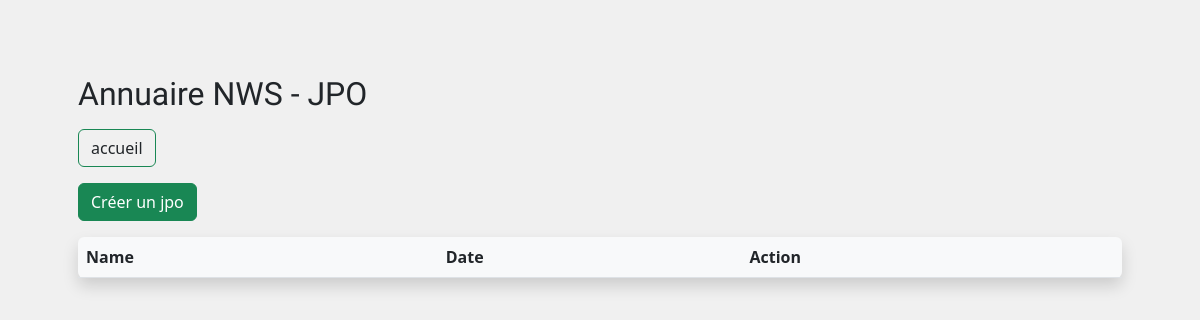
Page /jpo.php on the earlier database version.
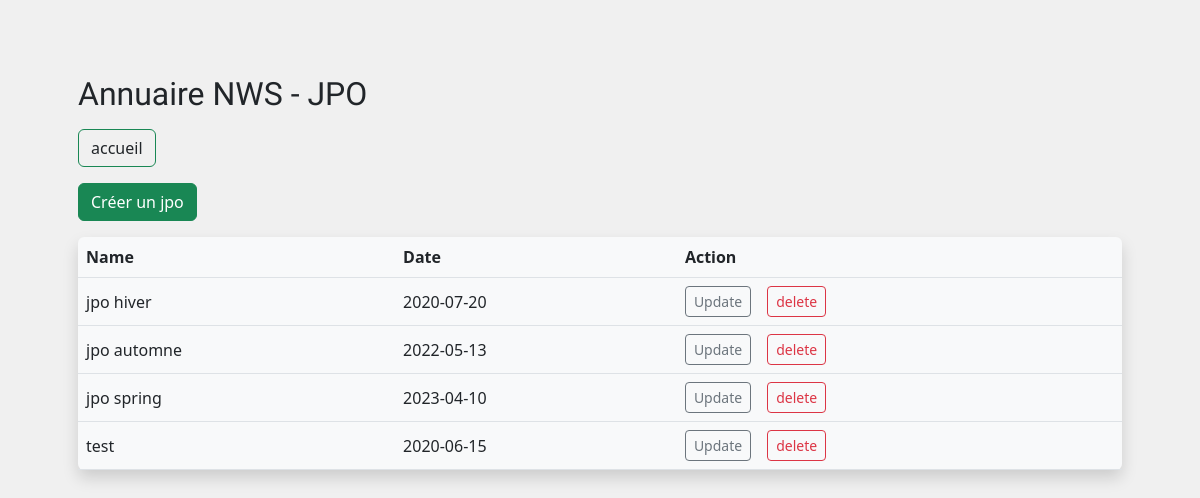
Same page on the later database version.
### tables this page shows
CREATE TABLE `jpo` (
  `id` int(11) NOT NULL,
  `name` varchar(250) NOT NULL,
  `date` date NOT NULL
);

### controller/JpoReadcontroller.php (called while the page is built, shortened)
<?php
require_once('./services/connectDB.php');
require_once('./manager/JpoManager.php');
$readcontroller = new StudentReadController();
$jpo = $readcontroller->readJpo();
require_once('./view/jpo.php');
class StudentReadController {
    public function readJpo() {
        $jpo = new JpoManager();
        return $jpo->getAll();
    }
}

### jpo.php (called while the page is built)
<?php
require_once "controller\JpoReadcontroller.php";

### services/connectDb.php (called while the page is built, shortened)
<?php
class Database
{
    private  $host;
    private  $dbname;
    private  $login;
    private  $pwd;
    public function __construct()
    {
        $this->host = json_decode(file_get_contents('services\connect.json'), true)["HOST"];
        $this->dbname = json_decode(file_get_contents('services\connect.json'), true)["DBNAME"];
        $this->login = json_decode(file_get_contents('services\connect.json'), true)["LOGIN"];
        $this->pwd = json_decode(file_get_contents('services\connect.json'), true)["PWD"];
    }
    public function DB()
    {
        try{
            $this->connection = new PDO('mysql:host=' . $this->host . ';dbname=' .$this->dbname, $this->login , $this->pwd );
            return $this->connection;
        } catch (Exeption $e) {
            die('Erreur :' .$e->getMessage());
        }
    }
}

### manager/JpoManager.php (called while the page is built, shortened)
<?php
require_once('./services/connectDb.php');
require_once('./model/Jpo.php');
class JpoManager {
    public function getAll() {
        $jpo = [];
        $connectDb = new Database();
        $sql = "SELECT * FROM jpo";
        $req = $connectDb->connection->prepare($sql);
        $req->execute();
        $resultat = $req->fetchAll(PDO::FETCH_ASSOC);
            foreach($resultat as $row) {
                $jpo[] = new Jpo($row);
            }
        return $jpo;
    }
}

### model/Jpo.php (called while the page is built, shortened)
<?php
class Jpo {
    public $date;
    public $name;
    public function __construct($row) {
        $this->date = $row["date"];
        $this->name = $row["name"];
    }
    public function get_date() {
        return $this->date;
    }
    public function get_name() {
        return $this->name;
    }
}

### view/tableJpo.php (the view, shortened to what this page needs)
<div class="mt-3 mb-3">
<table class="table align-middle shadow rounded bg-light">
	<thead class="">
		<tr>
            <th>Name</th>
            <th>Date</th>
            <th>Action</th>
		</tr>
	</thead>
	<tbody class="">
            <?php
        if(!empty($jpo)) {
		foreach($jpo as $row ) {
            ?>
            <tr>
                <td><?php echo $row->get_name(); ?></td>
                <td><?php echo $row->get_date(); ?></td>
                <td>
                <div class="d-flex justify-content-start align-items-center gap-3">
                    <form class="mb-0" action="controller\JpoUpdateRedirectController.php" method="POST">
                        <input type="submit" class="btn btn-outline-secondary btn-sm" name="update" value="Update">
                    </form>
                    <form class="mb-0" action="controller\jpoDeleteController.php" method="POST">
                        <input type="submit" class="btn btn-outline-danger btn-sm" name="delete" value="delete">
                    </form>
                </div>
                </td>
            </tr>
            <?php
            }
        }
            ?>
  </tbody>
</table>
</div>

### view/jpo.php (shortened to what this page needs)
<!DOCTYPE html>
<html lang="en">
<head>
    <link rel="stylesheet" href="view\css\style.css">
    <link href="https://cdn.jsdelivr.net/npm/bootstrap@5.2.2/dist/css/bootstrap.min.css" rel="stylesheet">
</head>
<body style="background-color: hsl(0, 0%, 94%);">
    <main>
    <div class="section">
        <div class="wrapper">
            <h2>Annuaire NWS - JPO</h2>
            <div class="mt-3 mb-3">
                <a class="btn btn-outline-success" href="http://localhost/annuaire/">accueil</a>
            </div>
            <?php require_once( __DIR__ . './formCreatJpo.php') ?>
            <?php require_once( __DIR__ . './tableJpo.php') ?>
        </div>
    </div>
    </main>
</body>
</html>

### view/formCreatJpo.php (shortened to what this page needs)
<button type="button" class="btn btn-success" data-bs-toggle="modal" data-bs-target="#Modal">
Créer un jpo
</button>

### view/css/style.css (style rules this page uses)
:root { --gray: #746d6d; }
h1,h2 { color: var(--grey); font-family: 'Fugaz One', cursive; font-size: 2em; line-height: 1.5em; font-weight: 500; }
.section { padding: 75px 0 75px 0; width: 100%; }
.wrapper { max-width: 1140px; margin: 0 auto; padding: 0 4vw; box-sizing: border-box; }
a { text-decoration: none !important; color: var(--grey) !important; }

Differences in the rows shown:
added jpo: name "jpo hiver", date "2020-07-20"
added jpo: name "jpo automne", date "2022-05-13"
added jpo: name "jpo spring", date "2023-04-10"
added jpo: name "test", date "2020-06-15"
